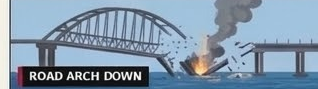
#> input picture assets/ultra-kerch.png, 318 x 89 px; the run also reads 1 picture not shown here
$ python draw.py
#> lines starting #> are read from the running program, lines starting #| are printed output that depends on the picture
#!/usr/bin/env python3
"""THE DAILY ATLAS — front page for Tuesday 17 November 2026.

Renders a 1024x1024 newspaper front page carrying 42 stories, applies a
paper-texture pass, and writes entry.png next to this file (JPEG bytes
under the .png name, per the competition rules).  Also renders
one procedural artwork panel (panels/proc-bahrain.png) at build time.
"""

import hashlib
import math
import os

import numpy as np
from PIL import Image, ImageDraw, ImageFilter, ImageFont

HERE = os.path.dirname(os.path.abspath(__file__))
ASSETS = os.path.join(HERE, "assets")
PANELS = os.path.join(HERE, "panels")
ENTRY = os.path.join(HERE, "entry.png")

FONT_DIR = "/usr/share/fonts/truetype/dejavu/"
SERIF_BOLD = FONT_DIR + "DejaVuSerif-Bold.ttf"
SERIF = FONT_DIR + "DejaVuSerif.ttf"
SERIF_ITALIC = FONT_DIR + "DejaVuSerif-Italic.ttf"
SANS_BOLD = FONT_DIR + "DejaVuSans-Bold.ttf"
SANS = FONT_DIR + "DejaVuSans.ttf"

W = H = 1024

# ---------------------------------------------------------------- palette
PAPER = (250, 248, 241)
CARD = (255, 255, 252)
INK = (18, 24, 38)
GREY = (102, 106, 114)
ACCENT = (23, 40, 72)
NAVY = (44, 66, 102)
BORDER = (198, 202, 212)

CONTINENTS = {
    "Americas": (172, 62, 42),
    "Europe": (58, 84, 128),
    "Mideast": (190, 124, 40),
    "Africa": (122, 106, 52),
    "Asia": (116, 80, 148),
    "Oceania": (44, 124, 134),
}

CLIPS = []
DRAWN = set()

_font_cache = {}


def F(path, size):
    if path == SERIF_ITALIC and not os.path.exists(path):
        path = SERIF
    key = (path, round(float(size), 2))
    if key not in _font_cache:
        _font_cache[key] = ImageFont.truetype(path, size)
    return _font_cache[key]


# ---------------------------------------------------------------- helpers
def wrap(text, font, max_width, draw):
    words = text.split()
    lines = []
    cur = ""
    for word in words:
        trial = (cur + " " + word).strip()
        if draw.textlength(trial, font=font) <= max_width or not cur:
            cur = trial
        else:
            lines.append(cur)
            cur = word
    if cur:
        lines.append(cur)
    return lines


def block(draw, x, y, w, text, font, line_height, max_y):
    """Draw wrapped lines from y while each still fits at or below max_y."""
    lines = wrap(text, font, w, draw)
    for line in lines:
        if y + line_height > max_y + 1e-6:
            CLIPS.append((text[:32], round(y, 1), round(max_y, 1)))
            break
        draw.text((x, y), line, font=font, fill=INK)
        y += line_height
    return y


def _crop_cover(src, w, h, fx, fy):
    sw, sh = src.size
    target = w / h
    if sw / sh > target:                       # source too wide
        new_w = max(1, int(round(sh * target)))
        left = int(round((sw - new_w) * fx))
        left = max(0, min(sw - new_w, left))
        box = (left, 0, left + new_w, sh)
    else:                                      # source too tall
        new_h = max(1, int(round(sw / target)))
        top = int(round((sh - new_h) * fy))
        top = max(0, min(sh - new_h, top))
        box = (0, top, sw, top + new_h)
    return src.crop(box).resize((w, h), Image.LANCZOS)


def panel(img, path, x, y, w, h, fx=0.5):
    src = Image.open(path).convert("RGB")
    img.paste(_crop_cover(src, w, h, fx, 0.5), (x, y))
    ImageDraw.Draw(img).rectangle(
        [x, y, x + w - 1, y + h - 1], outline=INK, width=1)


def paste_fit(img, path, x, y, w, h, fy=0.5):
    src = Image.open(path).convert("RGB")
    img.paste(_crop_cover(src, w, h, 0.5, fy), (x, y))


def contain_fit(img, path, x, y, w, h):
    src = Image.open(path).convert("RGB")
    sw, sh = src.size
    new_w = w
    new_h = max(1, int(round(sh * w / sw)))
    scaled = src.resize((new_w, new_h), Image.LANCZOS)
    img.paste((255, 255, 255), (x, y, x + w, y + h))
    img.paste(scaled, (x, y + (h - new_h) // 2))


def chip(draw, cx, cy, r, n, fill):
    draw.ellipse([cx - r, cy - r, cx + r, cy + r], fill=fill)
    f = F(SANS_BOLD, max(6.0, r * 1.12))
    draw.text((cx, cy + 0.2), str(n), font=f, fill="white", anchor="mm")


# ---------------------------------------------------------------- story data
FEATURED = [
    dict(n=1, kicker="UKRAINE · KERCH BRIDGE",
         head="Ukraine brings down a span of Putin's Crimea bridge",
         summ=("Kyiv's seven-stage operation dropped the road arch into the Kerch "
               "Strait overnight; two killed, the road shut, rail on one track. "
               "Moscow vows to rebuild it."),
         art="ultra-kerch.png", fx=0.5, tag="ROAD ARCH DOWN", tagcol=ACCENT),
    dict(n=2, kicker="IRAN · BAHRAIN / QESHM",
         head="Iran drones at Bahrain; US strikes Qeshm",
         summ=("Drones hit a US radar at Sheikh Isa — a third attack in five days; "
               "US jets struck an IRGC missile site on Qeshm Island. Two tankers "
               "ablaze in Hormuz; a third US carrier arrives. Tehran denies the "
               "‘dirty bomb’ plot report."),
         art="proc-bahrain.png", fx=0.5, tag="DRONES AT BAHRAIN", tagcol=NAVY),
    dict(n=3, kicker="ASIA · APEC SUMMIT",
         head="Trump lands in Manila; summit set for Thursday",
         summ=("ASEAN and Quad critical-minerals deals signed in Manila; on Thursday "
               "in Shenzhen, the first Trump–Xi–Putin summit: nuclear arms, Ukraine "
               "and Iran on the agenda."),
         art="ultra-shenzhen.png", fx=0.5, tag="MANILA FIRST", tagcol=(16, 22, 34)),
]

GRID = [
    dict(n=4, kicker="UKRAINE · WAR",
         head="Russian missiles hit Kyiv's two Dnipro bridges",
         summ="Heat and water cut across the capital.",
         kind="img", art="ultra-dnipro.png", fy=0.5),
    dict(n=5, kicker="MARKETS · TECH",
         head="Nvidia revenue doubles to $115.8bn; guides $130bn",
         summ="First earnings since Huang's exit.",
         kind="img", art="ultra-nvidia.png", fy=0.5),
    dict(n=6, kicker="UNITED STATES · MARKETS",
         head="Dow falls 849 points in AI selloff",
         summ="Slide deepened on NSA outage report.",
         kind="proc", proc="dow"),
    dict(n=7, kicker="UNITED STATES · BANKING",
         head="JPMorgan blames software bug for outage",
         summ="Payments and Zelle slowed; not hackers.",
         kind="imgf", art="ultra-jpmorgan.png"),
    dict(n=8, kicker="SCIENCE · SPACE",
         head="Vulcan rocket fails; 40 Amazon satellites lost",
         summ="Anomaly minutes after liftoff, Florida.",
         kind="img", art="ultra-vulcan.png", fy=0.55),
    dict(n=9, kicker="JAPAN · AIRSPACE",
         head="Japan scrambles jets, protests to Moscow",
         summ="Suspected Russian jets, early Tuesday.",
         kind="proc", proc="jets"),
    dict(n=10, kicker="AMERICAS · HEALTH",
         head="US loses measles-free status after 26 years",
         summ="PAHO: endemic again; 5,412 cases in 2026.",
         kind="proc", proc="measles"),
    dict(n=11, kicker="AFRICA · HEALTH",
         head="Ebola cases double in three months to 11,000+",
         summ="WHO counts ~5,400 dead in DR Congo.",
         kind="proc", proc="ebola"),
    dict(n=12, kicker="FRANCE · LABOUR",
         head="France: 146,000 march in public-sector pay strike",
         summ="Third unified stoppage since September.",
         kind="proc", proc="strike"),
    dict(n=13, kicker="GLOBAL · CLIMATE",
         head="COP31 enters final days split on fossil fuels",
         summ="Phase-out and $120bn goal split talks.",
         kind="proc", proc="cop"),
    dict(n=14, kicker="ISRAEL · POLITICS",
         head="Knesset elects Eisenkot ally as speaker",
         summ="Kahana wins 66–52; six-hour filibuster.",
         kind="proc", proc="knesset"),
    dict(n=15, kicker="INDIA · CLIMATE",
         head="Cyclone Akvan takes aim at India's east coast",
         summ="Third storm in weeks; landfall ~20 Nov.",
         kind="proc", proc="cyclone"),
]

BRIEFS = [
    "Mongolia's president quits over graft claims",
    "Five EU states plan Rwanda return hub",
    "Xi–Carney: China cuts $280m of Canada tariffs",
    "US closes AI-chip loophole; Singapore seeks access",
    "Pentagon fails its ninth straight audit",
    "Geneva talks on killer robots open",
    "West urges Israel to open Gaza crossings",
    "Houthis close in on Aden as Saudis pull back",
    "UK sanctions eight settlement builders; settler kills woman, 72",
    "Russian An-12 crash in Siberia kills all 19 aboard",
    "Bus plunges into Uttarakhand ravine; at least 6 dead",
    "17 killed in two South Africa shootings",
    "Bangladesh police tear-gas garment workers",
    "Turkey seizes opposition broadcaster Sözcü TV",
    "Serbia: student-led parliament first meets",
    "NASA marks Voyager 1's light-day approach; public shines lights",
    "Dhoni retires from the IPL, turns CSK mentor",
    "Brazil rout Singapore 7–0; Vinícius hat-trick",
    "Two trains collide near Prague; 46 injured",
    "Moldova shuts its airspace over a Shahed-type drone",
    "Gaza winter rains flood tent shelters — UN",
    "Pakistan seeks to revive US–Iran talks",
    "IMF lines up ~$1.6bn more for Ukraine",
    "Jordan and Iraq block Telegram",
    "UN: ~4m displaced Syrians have returned home",
    "WHO warns superbugs could kill 39m+ people",
    "Fela Kuti, first African in the Rock & Roll Hall of Fame",
]

PINS = {
    1: (37.0, 45.4, 0, 0), 2: (50.57, 26.23, 6, 6), 3: (121.0, 14.6, -6, -12),
    4: (30.5, 50.4, 8, -2), 5: (-122.0, 37.4, -8, -6), 6: (-74, 40.7, -2, -10),
    7: (-74, 40.7, 12, 8), 8: (-80.6, 28.5, 0, 6), 9: (138, 37, 0, 0),
    10: (-98, 39, 0, 0), 11: (23, -2, 0, 0), 12: (2.35, 48.9, -12, -4),
    13: (30.7, 36.9, 4, -10), 14: (35.2, 31.8, -14, -4), 15: (88, 17, 6, 2),
    16: (106.9, 47.9, 0, -6), 17: (30, -2, 10, 10), 18: (-75.7, 45.4, -6, 10),
    19: (103.8, 1.35, 2, 10), 20: (-77, 38.9, 14, 12), 21: (6.1, 46.2, -8, -8),
    22: (34.3, 31.4, -12, 6), 23: (45.0, 12.8, 6, 6), 24: (-0.1, 51.5, -10, -6),
    25: (86.1, 54.7, 0, -6), 26: (79.3, 30.1, 8, 4), 27: (25, -29, 0, 4),
    28: (90.4, 23.8, 8, -6), 29: (28.9, 41.0, -6, -12), 30: (20.5, 44.8, -4, 8),
    32: (80.3, 13.1, -2, 8), 33: (103.8, 1.35, 16, -6),
    34: (14.4, 50.1, 6, -8), 35: (28.8, 47.0, -14, 8), 36: (34.3, 31.4, 4, 14),
    37: (73.0, 33.7, 6, -4), 38: (30.5, 50.4, -16, 10), 39: (40.0, 32.5, 0, 12),
    40: (38.0, 35.0, 12, -2), 41: (6.1, 46.2, 12, 8), 42: (3.4, 6.5, 0, 6),
}

REGION = {
    1: "Europe", 2: "Mideast", 3: "Asia", 4: "Europe", 5: "Americas",
    6: "Americas", 7: "Americas", 8: "Americas", 9: "Asia", 10: "Americas",
    11: "Africa", 12: "Europe", 13: "Mideast", 14: "Mideast", 15: "Asia",
    16: "Asia", 17: "Africa", 18: "Americas", 19: "Asia", 20: "Americas",
    21: "Europe", 22: "Mideast", 23: "Mideast", 24: "Europe", 25: "Asia",
    26: "Asia", 27: "Africa", 28: "Asia", 29: "Mideast", 30: "Europe",
    32: "Asia", 33: "Asia", 34: "Europe", 35: "Europe", 36: "Mideast",
    37: "Asia", 38: "Europe", 39: "Mideast", 40: "Mideast", 41: "Europe",
    42: "Africa",
}

SPANS = {
    0: [(8, 11), (27, 30), (48, 50), (59, 61)],
    1: [(1, 6), (9, 23), (26, 31), (44, 70)],
    2: [(1, 7), (8, 25), (27, 31), (38, 70)],
    3: [(2, 8), (9, 26), (28, 30), (37, 70)],
    4: [(3, 8), (10, 26), (31, 31), (37, 70)],
    5: [(5, 8), (11, 25), (32, 33), (34, 70)],
    6: [(10, 24), (32, 32), (33, 69)],
    7: [(10, 23), (32, 45), (46, 66)],
    8: [(10, 23), (33, 44), (45, 66)],
    9: [(10, 23), (33, 43), (44, 63)],
    10: [(10, 22), (32, 38), (39, 47), (48, 64)],
    11: [(11, 21), (33, 53), (55, 62)],
    12: [(11, 17), (33, 48), (49, 53), (54, 60)],
    13: [(13, 16), (33, 45), (49, 52), (55, 60)],
    14: [(11, 11), (34, 45), (50, 51), (56, 58)],
    15: [(34, 44), (46, 47), (56, 58), (60, 61)],
    16: [(34, 45), (56, 62)],
    17: [(35, 45), (58, 63)],
    18: [(17, 22), (35, 45), (58, 64)],
    19: [(17, 23), (37, 44), (60, 66)],
    20: [(18, 23), (38, 44), (64, 68)],
    21: [(18, 24), (38, 44), (60, 67)],
    22: [(18, 24), (39, 44), (46, 46), (60, 68)],
    23: [(18, 24), (39, 44), (46, 46), (59, 68)],
    24: [(18, 23), (39, 44), (46, 46), (59, 67)],
    25: [(18, 23), (40, 44), (60, 66)],
    26: [(18, 22), (40, 43), (61, 65)],
    27: [(18, 22), (40, 43), (61, 65), (71, 71)],
    28: [(19, 21), (40, 42), (62, 64)],
    29: [(19, 21), (40, 42), (62, 63), (71, 72)],
    30: [(19, 20), (63, 63)],
    31: [(19, 20), (70, 71)],
    32: [(19, 19)],
    33: [(19, 19)],
    34: [(19, 19)],
    35: [(19, 19)],
    36: [(19, 19)],
}

LEGEND = ["Americas", "Europe", "Mideast", "Africa", "Asia", "Oceania"]


# ---------------------------------------------------------------- gulf panel
def make_gulf_panel(path):
#> called with path = 'panels/proc-bahrain.png'
    Wp, Hp = 634, 184
    im = Image.new("RGB", (Wp, Hp), (163, 192, 205))
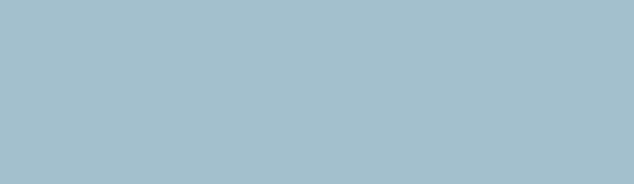
#> im: PIL image 634x184 RGB; mean R, G, B 163, 192, 205
    d = ImageDraw.Draw(im)
    LAND_A = (224, 207, 170)
    LAND_B = (208, 188, 146)

    d.polygon([(300, 0), (634, 0), (634, 96), (540, 88), (452, 104),
               (392, 78), (348, 44), (318, 12)], fill=LAND_B)
    d.polygon([(0, 184), (0, 118), (84, 96), (150, 82), (206, 92), (238, 118),
               (252, 150), (258, 184)], fill=LAND_A)
    d.polygon([(196, 90), (214, 76), (226, 92), (216, 108), (200, 104)],
              fill=LAND_A)
    d.ellipse([222, 92, 234, 104], fill=LAND_A)
    d.polygon([(398, 66), (446, 60), (452, 70), (404, 78)], fill=LAND_B)

    for t in range(0, 100, 9):
        px = 420 + (228 - 420) * t / 100.0
        py = 52 + (96 - 52) * t / 100.0 - 16 * math.sin(math.pi * t / 100.0)
        d.ellipse([px - 2, py - 2, px + 2, py + 2], fill=(90, 96, 104))

    for (bx, by, col) in ((228, 98, ACCENT), (424, 68, (214, 110, 30))):
        for k in range(8):
            ang = math.radians(k * 45)
            d.line([bx, by, bx + 13 * math.cos(ang), by + 13 * math.sin(ang)],
                   fill=col, width=3)
        d.ellipse([bx - 4, by - 4, bx + 4, by + 4], fill=col)

    d.text((528, 22), "IRAN", font=F(SANS_BOLD, 17), fill=(96, 82, 54), anchor="mm")
    d.multiline_text((66, 106), "SAUDI\nARABIA", font=F(SANS_BOLD, 12),
                     fill=(120, 104, 70), spacing=2)
    d.text((318, 116), "PERSIAN GULF", font=F(SANS_BOLD, 12), fill=(70, 96, 116),
           anchor="mm")
    d.text((424, 88), "QESHM", font=F(SANS_BOLD, 11), fill=(150, 76, 20),
           anchor="ma")

    im.save(path)
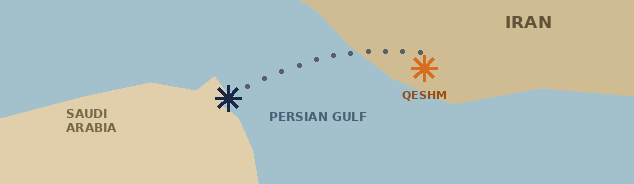
#> saved as proc-bahrain.png: PIL image 634x184 RGB; mean R, G, B 183, 192, 183.2


# ---------------------------------------------------------------- proc banners
def proc_banner(img, d, kind, x, y0):
    """Draw a procedural 238x40 banner on its own layer, then paste it.

    Drawing into a strip-sized layer keeps every shape and glyph inside the
    banner so nothing bleeds onto the card below it.
    """
    layer = Image.new("RGB", (238, 40), PAPER)
    d = ImageDraw.Draw(layer)
    _proc_shapes(d, kind, 0, 0)
    img.paste(layer, (x, y0))


def _proc_shapes(d, kind, x, y0):
    cy = y0 + 20
    strip = (x, y0, x + 237, y0 + 39)

    if kind == "dow":
        d.rectangle(strip, fill=(24, 26, 34))
        pts = [(x + 8, y0 + 6), (x + 42, y0 + 12), (x + 74, y0 + 20),
               (x + 102, y0 + 27), (x + 126, y0 + 34)]
        d.line(pts, fill=(240, 90, 80), width=3)
        d.polygon([(x + 126, y0 + 34), (x + 116, y0 + 32), (x + 124, y0 + 24)],
                  fill=(240, 90, 80))
        d.text((x + 140, cy), "DOW −849", font=F(SANS_BOLD, 15),
               fill=(240, 90, 80), anchor="lm")

    elif kind == "jets":
        d.rectangle(strip, fill=(150, 182, 214))
        d.rectangle([x, y0 + 26, x + 238, y0 + 40], fill=(128, 164, 200))
        for (jx, jy, s) in ((x + 26, y0 + 8, 1.0), (x + 96, y0 + 16, 0.8)):
            pts = [(jx + 0 * s, jy + 0 * s), (jx + 44 * s, jy + 7 * s),
                   (jx + 30 * s, jy + 10 * s), (jx + 34 * s, jy + 16 * s),
                   (jx + 12 * s, jy + 13 * s), (jx + 4 * s, jy + 18 * s),
                   (jx + 6 * s, jy + 9 * s)]
            d.polygon(pts, fill=(52, 58, 66))
            d.line([(jx - 16, jy + 15 * s), (jx + 2, jy + 12 * s)],
                   fill=(240, 244, 248), width=2)
        d.polygon([(x + 168, y0 + 18), (x + 218, y0 + 25), (x + 200, y0 + 29),
                   (x + 206, y0 + 36), (x + 182, y0 + 32), (x + 174, y0 + 38),
                   (x + 176, y0 + 27)], fill=ACCENT)
        d.line([(x + 146, y0 + 34), (x + 168, y0 + 27)], fill=ACCENT, width=2)
        d.line([(x + 150, y0 + 38), (x + 170, y0 + 31)], fill=(240, 120, 90),
               width=2)

    elif kind == "measles":
        d.rectangle(strip, fill=(250, 246, 238))
        d.rectangle([x + 22, y0 + 8, x + 34, y0 + 34], fill=ACCENT)
        d.rectangle([x + 15, y0 + 15, x + 41, y0 + 27], fill=ACCENT)
        d.text((x + 56, cy), "ENDEMIC AGAIN", font=F(SANS_BOLD, 13), fill=INK,
               anchor="lm")

    elif kind == "ebola":
        d.rectangle(strip, fill=(58, 20, 24))
        gx, gy, col = x + 30, cy, (240, 170, 150)
        for k in range(8):
            ang = math.radians(k * 45)
            ex, ey = gx + 13 * math.cos(ang), gy + 13 * math.sin(ang)
            d.line([gx, gy, ex, ey], fill=col, width=2)
            d.ellipse([ex - 3, ey - 3, ex + 3, ey + 3], fill=col)
        d.ellipse([gx - 8, gy - 8, gx + 8, gy + 8], fill=col)
        d.text((x + 58, cy), "CASES DOUBLED", font=F(SANS_BOLD, 13), fill="white",
               anchor="lm")

    elif kind == "strike":
        d.rectangle(strip, fill=(240, 238, 230))
        for i in range(6):
            hx = x + 18 + i * 22
            d.ellipse([hx - 6, y0 + 13, hx + 6, y0 + 25], fill=INK)
            d.pieslice([hx - 9, y0 + 22, hx + 9, y0 + 40], 180, 360, fill=INK)
        d.line([(x + 168, y0 + 22), (x + 168, y0 + 40)], fill=INK, width=2)
        d.rectangle([x + 146, y0 + 3, x + 232, y0 + 23], fill="white",
                    outline=ACCENT, width=2)
        d.text((x + 189, y0 + 13), "PAY NOW", font=F(SANS_BOLD, 11), fill=ACCENT,
               anchor="mm")

    elif kind == "cop":
        d.rectangle(strip, fill=(26, 84, 80))
        d.text((x + 16, cy), "COP31", font=F(SANS_BOLD, 19), fill="white",
               anchor="lm")
        d.line([(x + 118, y0 + 28), (x + 148, y0 + 12)], fill=(140, 230, 200),
               width=3)
        d.polygon([(x + 148, y0 + 12), (x + 138, y0 + 13), (x + 146, y0 + 21)],
                  fill=(140, 230, 200))
        d.line([(x + 118, y0 + 14), (x + 148, y0 + 30)], fill=(240, 160, 90),
               width=3)
        d.polygon([(x + 148, y0 + 30), (x + 138, y0 + 29), (x + 146, y0 + 21)],
                  fill=(240, 160, 90))
        d.text((x + 162, cy), "SPLIT TALKS", font=F(SANS_BOLD, 11), fill="white",
               anchor="lm")

    elif kind == "knesset":
        d.rectangle(strip, fill=NAVY)
        d.text((x + 18, cy), "66–52", font=F(SANS_BOLD, 19), fill="white",
               anchor="lm")
        d.text((x + 118, cy), "SPEAKER VOTE", font=F(SANS_BOLD, 11), fill="white",
               anchor="lm")

    elif kind == "cyclone":
        d.rectangle(strip, fill=(44, 92, 140))
        sx, sy = x + 44, cy
        for r in (6, 11, 16):
            box = [sx - r, sy - r, sx + r, sy + r]
            d.arc(box, 20, 290, fill="white", width=3)
            d.arc(box, 200, 110, fill=(170, 210, 240), width=3)
        d.ellipse([sx - 3, sy - 3, sx + 3, sy + 3], fill="white")
        d.text((x + 84, cy), "CYCLONE AKVAN", font=F(SANS_BOLD, 13), fill="white",
               anchor="lm")


# ---------------------------------------------------------------- page
def draw_page():
    img = Image.new("RGB", (W, H), PAPER)
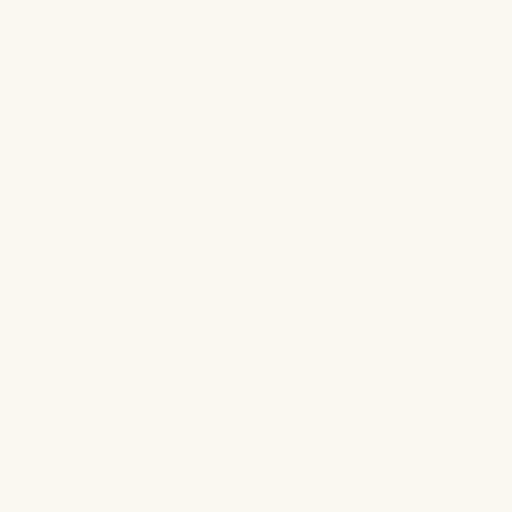
#> img: PIL image 1024x1024 RGB (shown at 1/2 size); mean R, G, B 250, 248, 241
    d = ImageDraw.Draw(img)

    # ---- masthead
    d.text((24, 4), "THE WORLD'S NEWS IN ONE PICTURE", font=F(SANS_BOLD, 12.5),
           fill=ACCENT)
    d.text((1000, 4), "42 STORIES · ONE PAGE", font=F(SANS_BOLD, 12.5), fill=INK,
           anchor="ra")

    title_size = 40
    for s in range(66, 39, -2):
        f = F(SERIF_BOLD, s)
        if d.textlength("THE DAILY ATLAS", font=f) <= 900:
            title_size = s
            break
    d.text((512, 16), "THE DAILY ATLAS", font=F(SERIF_BOLD, title_size),
           fill=INK, anchor="ma")

    r1 = 16 + title_size + 7
    d.rectangle([24, r1, 1000, r1 + 2], fill=ACCENT)
    d.rectangle([24, r1 + 5, 1000, r1 + 5], fill=ACCENT)

    dy = r1 + 10
    d.text((512, dy), "Tuesday 17 November 2026", font=F(SERIF_BOLD, 25),
           fill=ACCENT, anchor="ma")

    sy = dy + 33
    d.text((24, sy), "EVERY STORY REPORTED ON THE DAY", font=F(SANS, 10.5),
           fill=GREY)
    d.text((1000, sy), "TUESDAY EDITION · NO. 17", font=F(SANS_BOLD, 11), fill=INK,
           anchor="ra")

    fy = sy + 18

    # ---- featured row
    for i, st in enumerate(FEATURED):
        x = 24 + i * 329
        y = fy
        d.rectangle([x, y, x + 317, y + 232], fill=CARD, outline=BORDER, width=1)
        if st["art"].startswith("proc"):
            path = os.path.join(PANELS, st["art"])
        else:
            path = os.path.join(ASSETS, st["art"])
        panel(img, path, x, y, 317, 84, st["fx"])
#> in panel, src is the input picture: PIL image 318x89 RGB; mean R, G, B 130, 151.1, 171.1
#> (the rest of the program and of its run is left out)
